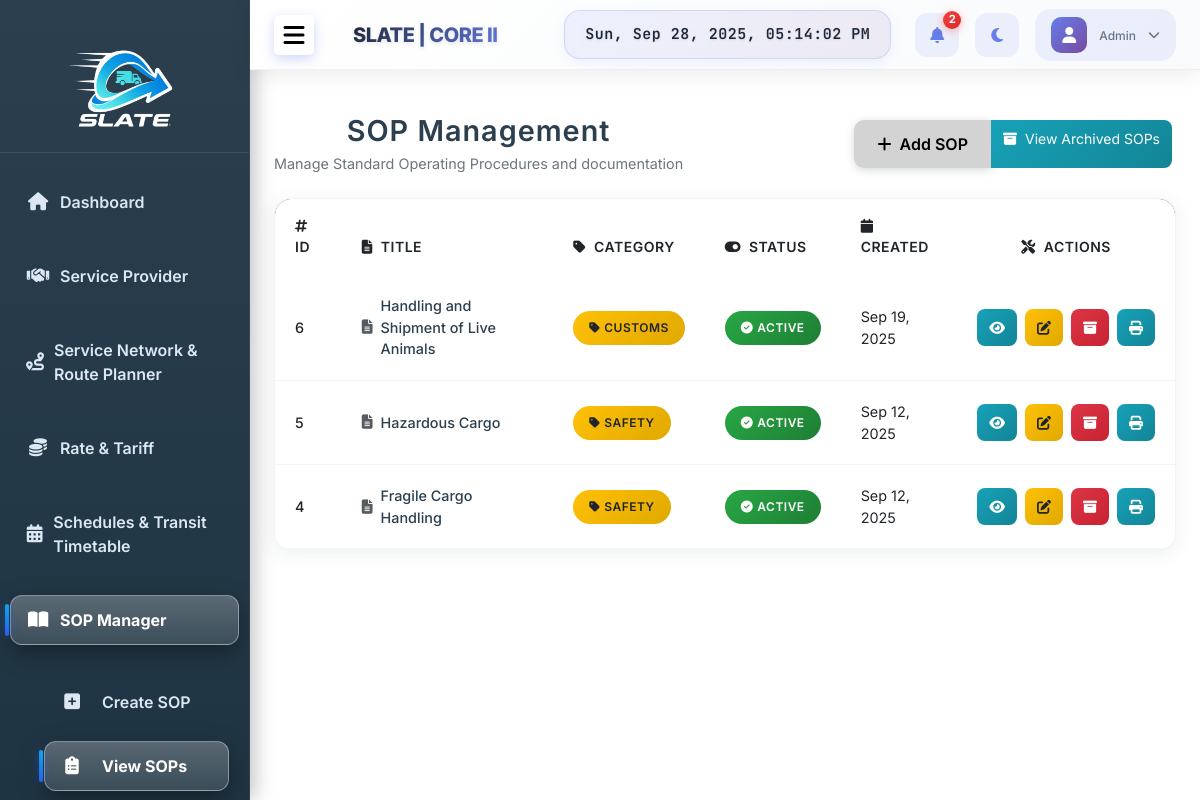
The app's page /admin/view_sop.php (signed in) with its own data.
### tables this page shows
CREATE TABLE IF NOT EXISTS `sop_documents` (
  `sop_id` int NOT NULL AUTO_INCREMENT,
  `title` varchar(255) NOT NULL,
  `category` varchar(100) NOT NULL,
  `content` text NOT NULL,
  `file_path` varchar(255) DEFAULT NULL,
  `status` enum('Active','Draft','Archived') DEFAULT 'Draft',
  `created_at` timestamp NOT NULL DEFAULT CURRENT_TIMESTAMP,
  `updated_at` timestamp NOT NULL DEFAULT CURRENT_TIMESTAMP ON UPDATE CURRENT_TIMESTAMP,
  PRIMARY KEY (`sop_id`)
);

### admin/view_sop.php (the view, shortened to what this page needs)
  <?php
  include('header.php');
  include('sidebar.php');
  include('navbar.php');
  include('../connect.php');
  ?>
<link rel="stylesheet" href="modern-table-styles.css">
<div class="content p-4">
    <div class="modern-header d-flex justify-content-between align-items-center mb-4">
        <div>
            <h3 class="mb-1">SOP Management</h3>
            <p>Manage Standard Operating Procedures and documentation</p>
        </div>
        <div class="btn-group" role="group">
            <a href="create_sop.php" class="btn btn-modern-primary">
                <i class="fas fa-plus me-2"></i>Add SOP
            </a>
            <a href="archived_sop.php" class="btn btn-modern-view">
                <i class="fas fa-archive me-2"></i>View Archived SOPs
            </a>
        </div>
    </div>
    <div class="modern-table-container">
        <div class="table-responsive">
            <table class="table modern-table">
                <thead>
                    <tr>
                        <th><i class="fas fa-hashtag me-2"></i>ID</th>
                        <th><i class="fas fa-file-alt me-2"></i>Title</th>
                        <th><i class="fas fa-tag me-2"></i>Category</th>
                        <th><i class="fas fa-toggle-on me-2"></i>Status</th>
                        <th><i class="fas fa-calendar me-2"></i>Created</th>
                        <th class="text-center"><i class="fas fa-tools me-2"></i>Actions</th>
                    </tr>
                </thead>
      <tbody>
        <?php
        $result = $conn->query("SELECT * FROM sop_documents WHERE status IN ('Active','Draft') ORDER BY created_at DESC");
        if ($result->num_rows > 0) {
            while ($row = $result->fetch_assoc()) {
                echo "<tr class='modern-table-row'>
                        <td><span class='fw-medium'>{$row['sop_id']}</span></td>
                        <td>
                            <div class='contact-info'>
                                <i class='fas fa-file-alt me-2 text-muted'></i>
                                <span class='fw-medium'>" . htmlspecialchars($row['title']) . "</span>
                            </div>
                        </td>
                        <td>
                            <span class='modern-badge badge-pending'>
                                <i class='fas fa-tag me-1'></i>
                                " . htmlspecialchars($row['category']) . "
                            </span>
                        </td>
                        <td>
                            <span class='modern-badge " . ($row['status'] == 'Active' ? 'badge-active' : 'badge-inactive') . "'>
                                <i class='fas fa-" . ($row['status'] == 'Active' ? 'check-circle' : 'pause-circle') . " me-1'></i>
                                {$row['status']}
                            </span>
                        </td>
                        <td>" . date('M d, Y', strtotime($row['created_at'])) . "</td>
                        <td class='text-center'>
                            <div class='action-buttons'>
                                <button class='btn btn-modern-view viewBtn'
                                  data-id='{$row['sop_id']}'
                                  data-title='{$row['title']}'
                                  data-category='{$row['category']}'
                                  data-status='{$row['status']}'
                                  data-content='" . htmlspecialchars($row['content'], ENT_QUOTES) . "'
                                  data-file='{$row['file_path']}'
                                  title='View SOP'>
                                  <i class='fas fa-eye'></i>
                                </button>
                                <button class='btn btn-modern-edit updateBtn'
                                  data-id='{$row['sop_id']}'
                                  data-title='{$row['title']}'
                                  data-category='{$row['category']}'
                                  data-status='{$row['status']}'
                                  data-content='" . htmlspecialchars($row['content'], ENT_QUOTES) . "'
                                  data-file='{$row['file_path']}'
                                  data-bs-toggle='modal' data-bs-target='#updateSopModal'
                                  title='Edit SOP'>
                                  <i class='fas fa-edit'></i>
                                </button>
                                <button class='btn btn-modern-delete archiveBtn'
                                  data-id='{$row['sop_id']}'
                                  data-title='{$row['title']}'
                                  data-bs-toggle='modal' data-bs-target='#archiveSopModal'
                                  title='Archive SOP'>
                                  <i class='fas fa-archive'></i>
                                </button>
                                <a href='print_sop.php?id={$row['sop_id']}' target='_blank' class='btn btn-modern-view' title='Print SOP'>
                                  <i class='fas fa-print'></i>
                                </a>
                            </div>
                        </td>
                      </tr>";
            }
        }
        ?>
            </tbody>
            </table>
        </div>
    </div>
</div>
  <?php include('footer.php'); ?>

### admin/styles1.css (style rules this page uses)
* { margin: 0; padding: 0; box-sizing: border-box; }
body { display: flex; font-family: 'Inter', -apple-system, BlinkMacSystemFont, 'Segoe UI', Roboto, sans-serif; }
.content { margin-left: 250px; margin-top: 90px; padding: 20px; flex-grow: 1; transition: margin-left 0.3s ease; }
.content h3 { text-align: center; font-weight: 700; font-size: clamp(1.2rem, 2vw + 0.5rem, 1.8rem); padding: 0; border-radius: 0; background: transparent; color: inherit; box-shadow: none; letter-spacing: 1px; }
body, .sidebar, .navbar, .content, form, input, select, textarea, button { transition: background-color 0.4s ease, color 0.4s ease, border-color 0.4s ease; }
.action-buttons .btn { margin-right: 4px; }
.action-buttons .btn:last-child { margin-right: 0; }

### admin/modern-table-styles.css (style rules this page uses)
.modern-table-container { background: #fff; border-radius: 16px; box-shadow: 0 4px 20px rgba(43, 63, 78, 0.08); overflow: hidden; border: 1px solid rgba(43, 63, 78, 0.06); margin-bottom: 2rem; }
.modern-table { margin-bottom: 0; border: none; }
.modern-table thead { background: linear-gradient(135deg, #2b3f4e 0%, #1f3442 100%); color: #fff; }
.modern-table thead th { border: none; padding: 1rem 1.25rem; font-weight: 600; font-size: 0.875rem; text-transform: uppercase; letter-spacing: 0.5px; border-bottom: 2px solid rgba(255,255,255,0.1); }
.modern-table tbody tr { border-bottom: 1px solid rgba(43, 63, 78, 0.05); transition: all 0.3s ease; }
.modern-table tbody td { padding: 1.25rem; vertical-align: middle; border: none; font-size: 0.9rem; }
.modern-header { margin-bottom: 2rem; }
.modern-header h3, .modern-header h4 { color: #2b3f4e; font-weight: 600; margin-bottom: 0.5rem; }
.modern-header p { color: #6c757d; margin-bottom: 0; font-size: 0.9rem; }
.btn-modern-primary { background: lightgrey; border: none; color: black; padding: 0.75rem 1.5rem; border-radius: 10px; font-weight: 600; transition: all 0.3s ease; box-shadow: 0 2px 8px rgba(43, 63, 78, 0.2); }
.btn-modern-edit { background: linear-gradient(135deg, #ffc107, #e0a800); border: none; color: #212529; padding: 0.5rem 0.75rem; border-radius: 8px; font-size: 0.875rem; transition: all 0.3s ease; margin-right: 0.25rem; }
.btn-modern-delete { background: linear-gradient(135deg, #dc3545, #c82333); border: none; color: white; padding: 0.5rem 0.75rem; border-radius: 8px; font-size: 0.875rem; transition: all 0.3s ease; }
.btn-modern-view { background: linear-gradient(135deg, #17a2b8, #138496); border: none; color: white; padding: 0.5rem 0.75rem; border-radius: 8px; font-size: 0.875rem; transition: all 0.3s ease; margin-right: 0.25rem; }
.modern-badge { padding: 0.5rem 1rem; border-radius: 20px; font-size: 0.75rem; font-weight: 600; text-transform: uppercase; letter-spacing: 0.5px; display: inline-flex; align-items: center; }
.badge-pending { background: linear-gradient(135deg, #ffc107, #e0a800); color: #212529; }
.badge-active { background: linear-gradient(135deg, #28a745, #1e7e34); color: white; }
.user-email, .company-name, .contact-info { display: flex; align-items: center; }
.user-email .fw-medium, .company-name .fw-medium, .contact-info .fw-medium { color: #2b3f4e; font-weight: 500; }
.table-responsive { border-radius: 16px; max-height: 600px; overflow-y: auto; }
.action-buttons { display: flex; gap: 0.25rem; justify-content: center; align-items: center; }

### records on screen
sop_documents: sop_id "6", title "Handling and Shipment of Live Animals", category "CUSTOMS", status "ACTIVE", created_at "Sep 19, 2025"
sop_documents: sop_id "5", title "Hazardous Cargo", category "SAFETY", status "ACTIVE", created_at "Sep 12, 2025"
sop_documents: sop_id "4", title "Fragile Cargo Handling", category "SAFETY", status "ACTIVE", created_at "Sep 12, 2025"

### other values on screen
$notifCount "2"
